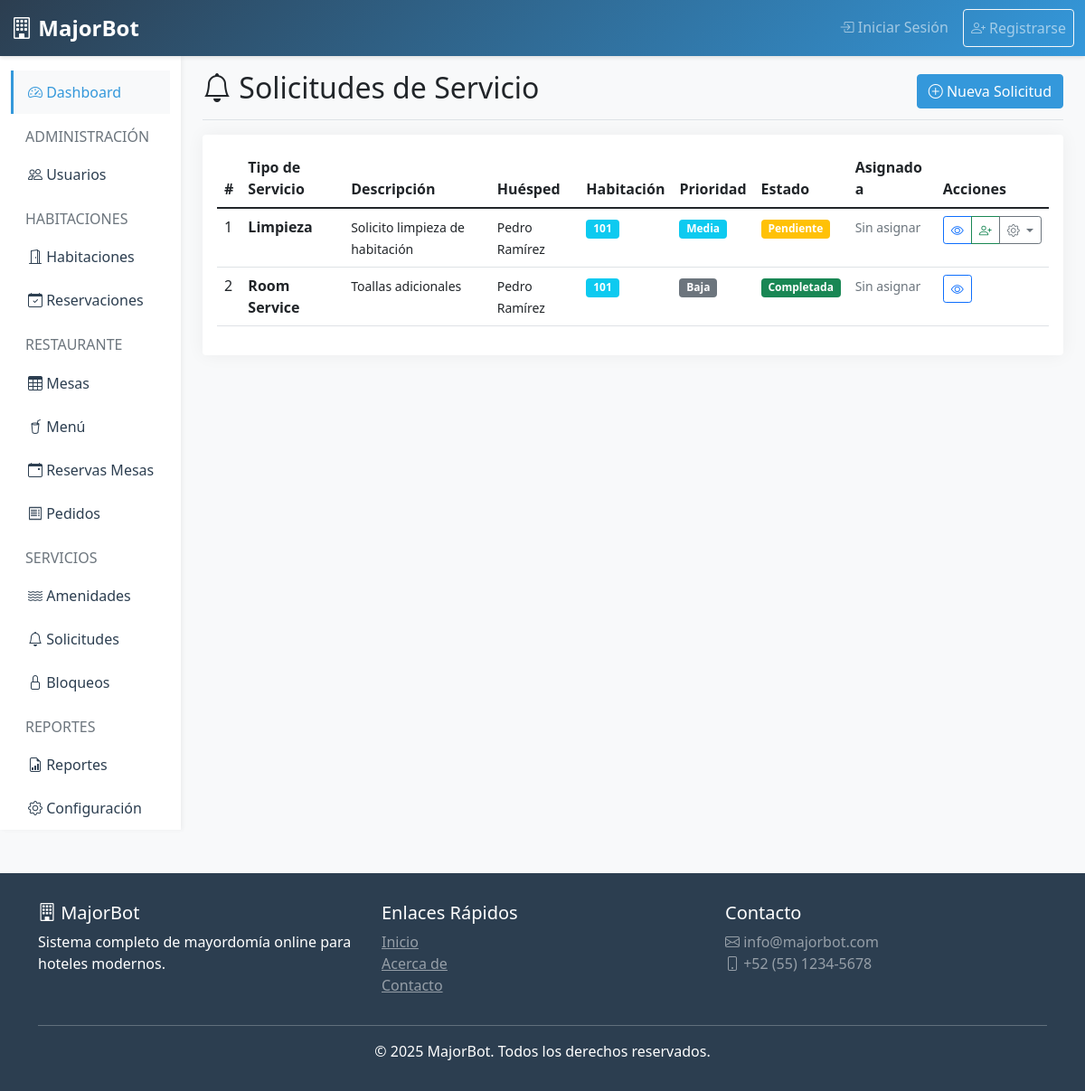
The app's page /services (signed in) with its own data.
### tables this page shows
CREATE TABLE IF NOT EXISTS service_requests (
    id INT AUTO_INCREMENT PRIMARY KEY,
    hotel_id INT NOT NULL,
    guest_id INT NOT NULL,
    room_id INT NULL,
    service_type VARCHAR(100) NOT NULL,
    description TEXT NOT NULL,
    priority ENUM('low', 'medium', 'high', 'urgent') DEFAULT 'medium',
    assigned_to INT NULL,
    status ENUM('pending', 'assigned', 'in_progress', 'completed', 'cancelled') DEFAULT 'pending',
    notes TEXT,
    completed_at TIMESTAMP NULL,
    created_at TIMESTAMP DEFAULT CURRENT_TIMESTAMP,
    updated_at TIMESTAMP DEFAULT CURRENT_TIMESTAMP ON UPDATE CURRENT_TIMESTAMP,
    FOREIGN KEY (hotel_id) REFERENCES hotels(id) ON DELETE CASCADE,
    FOREIGN KEY (guest_id) REFERENCES users(id) ON DELETE CASCADE,
    FOREIGN KEY (room_id) REFERENCES rooms(id) ON DELETE SET NULL,
    FOREIGN KEY (assigned_to) REFERENCES users(id) ON DELETE SET NULL
);

CREATE TABLE IF NOT EXISTS users (
    id INT AUTO_INCREMENT PRIMARY KEY,
    hotel_id INT NULL,
    email VARCHAR(150) UNIQUE NOT NULL,
    password VARCHAR(255) NOT NULL,
    first_name VARCHAR(100) NOT NULL,
    last_name VARCHAR(100) NOT NULL,
    phone VARCHAR(20),
    role ENUM('superadmin', 'hotel_admin', 'restaurant_manager', 'hostess', 'collaborator', 'guest') NOT NULL,
    avatar VARCHAR(255),
    is_active TINYINT(1) DEFAULT 1,
    last_login TIMESTAMP NULL,
    created_at TIMESTAMP DEFAULT CURRENT_TIMESTAMP,
    updated_at TIMESTAMP DEFAULT CURRENT_TIMESTAMP ON UPDATE CURRENT_TIMESTAMP,
    FOREIGN KEY (hotel_id) REFERENCES hotels(id) ON DELETE CASCADE
);

CREATE TABLE IF NOT EXISTS rooms (
    id INT AUTO_INCREMENT PRIMARY KEY,
    hotel_id INT NOT NULL,
    room_number VARCHAR(50) NOT NULL,
    room_type ENUM('single', 'double', 'suite', 'deluxe', 'presidential') NOT NULL,
    capacity INT DEFAULT 2,
    price_per_night DECIMAL(10,2) NOT NULL,
    floor INT,
    description TEXT,
    amenities TEXT,
    status ENUM('available', 'occupied', 'maintenance', 'blocked') DEFAULT 'available',
    images TEXT,
    is_active TINYINT(1) DEFAULT 1,
    created_at TIMESTAMP DEFAULT CURRENT_TIMESTAMP,
    updated_at TIMESTAMP DEFAULT CURRENT_TIMESTAMP ON UPDATE CURRENT_TIMESTAMP,
    FOREIGN KEY (hotel_id) REFERENCES hotels(id) ON DELETE CASCADE,
    UNIQUE KEY unique_room (hotel_id, room_number)
);

### app/controllers/ServicesController.php (called while the page is built, shortened)
<?php
class ServicesController extends Controller {
    private $serviceModel;
    public function __construct() {
        $this->serviceModel = $this->loadModel('ServiceRequest');
    }
    public function index() {
        $hotelId = $_SESSION['hotel_id'];
        $role = $_SESSION['role'];
        if ($role === 'collaborator') {
            $requests = $this->serviceModel->getMyRequests($_SESSION['user_id']);
        } elseif ($role === 'guest') {
            $requests = $this->serviceModel->getGuestRequests($_SESSION['user_id']);
        } else {
            $requests = $this->serviceModel->getRequestsByHotel($hotelId);
        }
        $data = [
            'title' => 'Solicitudes de Servicio',
            'requests' => $requests,
            'role' => $role
        ];
        $this->loadView('services/index', $data);
    }
}

### core/Router.php (called while the page is built, shortened)
<?php
class Router {
    private $controller = DEFAULT_CONTROLLER;
    private $method = DEFAULT_METHOD;
    public function __construct() {
        $url = $this->parseUrl();
        if (isset($url[0]) && !empty($url[0])) {
            $controllerPath = __DIR__ . '/../app/controllers/' . ucfirst($url[0]) . 'Controller.php';
            if (file_exists($controllerPath)) {
                $this->controller = ucfirst($url[0]);
                unset($url[0]);
            }
        }
        $controllerFile = __DIR__ . '/../app/controllers/' . $this->controller . 'Controller.php';
        if (file_exists($controllerFile)) {
            $this->controller = new $controllerClass;
        } else {
            $this->show404();
            return;
        }
        $this->params = $url ? array_values($url) : [];
        call_user_func_array([$this->controller, $this->method], $this->params);
    }
    private function parseUrl() {
        if (isset($_GET['url'])) {
            return explode('/', filter_var(rtrim($_GET['url'], '/'), FILTER_SANITIZE_URL));
        }
        return [];
    }
}

### public/index.php (called while the page is built, shortened)
<?php
require_once __DIR__ . '/../core/Database.php';
require_once __DIR__ . '/../core/Model.php';
require_once __DIR__ . '/../core/Controller.php';
require_once __DIR__ . '/../core/Router.php';
new Router();

### core/Database.php (called while the page is built, shortened)
<?php
class Database {
    private static $instance = null;
    private $connection;
    private function __construct() {
        try {
            $dsn = "mysql:host=" . DB_HOST . ";dbname=" . DB_NAME . ";charset=" . DB_CHARSET;
            $options = [
                PDO::ATTR_ERRMODE => PDO::ERRMODE_EXCEPTION,
                PDO::ATTR_DEFAULT_FETCH_MODE => PDO::FETCH_ASSOC,
                PDO::ATTR_EMULATE_PREPARES => false,
            ];
            $this->connection = new PDO($dsn, DB_USER, DB_PASS, $options);
        } catch(PDOException $e) {
            die("Database connection failed: " . $e->getMessage());
        }
    }
    public static function getInstance() {
        if (self::$instance === null) {
            self::$instance = new self();
        }
        return self::$instance;
    }
    public function query($sql, $params = []) {
        try {
            $stmt = $this->connection->prepare($sql);
            $stmt->execute($params);
            return $stmt;
        } catch(PDOException $e) {
            error_log("Query error: " . $e->getMessage());
            return false;
        }
    }
    public function select($sql, $params = []) {
        $stmt = $this->query($sql, $params);
        return $stmt ? $stmt->fetchAll() : [];
    }
}

### core/Model.php (called while the page is built, shortened)
<?php
class Model {
    public function __construct() {
        $this->db = Database::getInstance();
    }
}

### app/models/ServiceRequest.php (called while the page is built, shortened)
<?php
class ServiceRequest extends Model {
    protected $table = 'service_requests';
    public function getRequestsByHotel($hotelId, $status = null) {
        $sql = "SELECT sr.*, u.first_name, u.last_name, r.room_number, a.first_name as assigned_first_name, a.last_name as assigned_last_name
                FROM {$this->table} sr
                LEFT JOIN users u ON sr.guest_id = u.id
                LEFT JOIN rooms r ON sr.room_id = r.id
                LEFT JOIN users a ON sr.assigned_to = a.id
                WHERE sr.hotel_id = ?";
        $params = [$hotelId];
        $sql .= " ORDER BY sr.created_at DESC";
        return $this->db->select($sql, $params);
    }
}

### app/views/services/index.php (the view, shortened to what this page needs)
<div class="d-flex justify-content-between flex-wrap flex-md-nowrap align-items-center pb-2 mb-3 border-bottom">
    <h1 class="h2"><i class="bi bi-bell"></i> Solicitudes de Servicio</h1>
    <a href="<?php echo BASE_URL; ?>/services/create" class="btn btn-primary">
        <i class="bi bi-plus-circle"></i> Nueva Solicitud
    </a>
</div>
<?php if (empty($requests)): ?>
    <div class="alert alert-info text-center">
        <i class="bi bi-info-circle"></i> No hay solicitudes de servicio
    </div>
<?php else: ?>
    <div class="card">
        <div class="card-body">
            <div class="table-responsive">
                <table class="table table-hover">
                    <thead>
                        <tr>
                            <th>#</th>
                            <th>Tipo de Servicio</th>
                            <th>Descripción</th>
                            <th>Huésped</th>
                            <th>Habitación</th>
                            <th>Prioridad</th>
                            <th>Estado</th>
                            <th>Asignado a</th>
                            <th>Acciones</th>
                        </tr>
                    </thead>
                    <tbody>
                        <?php foreach ($requests as $request): ?>
                            <tr>
                                <td><?php echo $request['id']; ?></td>
                                <td><strong><?php echo $request['service_type']; ?></strong></td>
                                <td>
                                    <small>
                                        <?php echo substr($request['description'], 0, 50); ?>
                                    </small>
                                </td>
                                <td>
                                    <small>
                                        <?php echo $request['first_name'] . ' ' . $request['last_name']; ?>
                                    </small>
                                </td>
                                <td>
                                    <?php if ($request['room_number']): ?>
                                        <span class="badge bg-info"><?php echo $request['room_number']; ?></span>
                                    <?php else: ?>
                                        <small class="text-muted">N/A</small>
                                    <?php endif; ?>
                                </td>
                                <td>
                                    <span class="badge
                                        <?php
                                            echo $request['priority'] === 'urgent' ? 'bg-danger' :
                                                 ($request['priority'] === 'high' ? 'bg-warning' :
                                                  ($request['priority'] === 'medium' ? 'bg-info' : 'bg-secondary'));
                                        ?>">
                                        <?php
                                            $priorityText = [
                                                'urgent' => 'Urgente',
                                                'high' => 'Alta',
                                                'medium' => 'Media',
                                                'low' => 'Baja'
                                            ];
                                            echo $priorityText[$request['priority']] ?? $request['priority'];
                                        ?>
                                    </span>
                                </td>
                                <td>
                                    <span class="badge
                                        <?php
                                            echo $request['status'] === 'completed' ? 'bg-success' :
                                                 ($request['status'] === 'pending' ? 'bg-warning' :
                                                  ($request['status'] === 'in_progress' ? 'bg-primary' : 'bg-secondary'));
                                        ?>">
                                        <?php
                                            $statusText = [
                                                'pending' => 'Pendiente',
                                                'assigned' => 'Asignada',
                                                'in_progress' => 'En Proceso',
                                                'completed' => 'Completada',
                                                'cancelled' => 'Cancelada'
                                            ];
                                            echo $statusText[$request['status']] ?? $request['status'];
                                        ?>
                                    </span>
                                </td>
                                <td>
                                    <?php if ($request['assigned_first_name']): ?>
                                        <small>
                                            <?php echo $request['assigned_first_name'] . ' ' . $request['assigned_last_name']; ?>
                                        </small>
                                    <?php else: ?>
                                        <small class="text-muted">Sin asignar</small>
                                    <?php endif; ?>
                                </td>
                                <td>
                                    <div class="btn-group" role="group">
                                        <a href="<?php echo BASE_URL; ?>/services/view/<?php echo $request['id']; ?>"
                                           class="btn btn-sm btn-outline-primary" title="Ver detalles">
                                            <i class="bi bi-eye"></i>
                                        </a>
                                        <?php if (in_array($role, ['hotel_admin', 'restaurant_manager']) && $request['status'] === 'pending'): ?>
                                            <a href="<?php echo BASE_URL; ?>/services/assign/<?php echo $request['id']; ?>"
                                               class="btn btn-sm btn-outline-success" title="Asignar">
                                                <i class="bi bi-person-plus"></i>
                                            </a>
                                        <?php endif; ?>
                                        <?php if ($request['status'] !== 'completed' && $request['status'] !== 'cancelled'): ?>
                                            <button type="button" class="btn btn-sm btn-outline-secondary dropdown-toggle"
                                                    data-bs-toggle="dropdown" title="Cambiar estado">
                                                <i class="bi bi-gear"></i>
                                            </button>
                                        <?php endif; ?>
                                    </div>
                                </td>
                            </tr>
                        <?php endforeach; ?>
                    </tbody>
                </table>
            </div>
        </div>
    </div>
<?php endif; ?>
            </div>
        </main>
    </div>
</div>

### app/views/layouts/header.php (style rules this page uses)
:root { --primary-color: #2c3e50; --secondary-color: #3498db; --success-color: #27ae60; --danger-color: #e74c3c; --warning-color: #f39c12; --info-color: #16a085; }
body { font-family: 'Segoe UI', Tahoma, Geneva, Verdana, sans-serif; background-color: #f8f9fa; }
.card { border: none; box-shadow: 0 0 20px rgba(0,0,0,.05); transition: transform 0.3s, box-shadow 0.3s; }
.btn-primary { background-color: var(--secondary-color); border-color: var(--secondary-color); }

### records on screen
service_requests: id "1", service_type "Limpieza", description "Solicito limpieza de habitación", guest.first_name "Pedro", guest.last_name "Ramírez", room.room_number "101", priority "Media", status "Pendiente"
service_requests: id "2", service_type "Room Service", description "Toallas adicionales", guest.first_name "Pedro", guest.last_name "Ramírez", room.room_number "101", priority "Baja", status "Completada"
